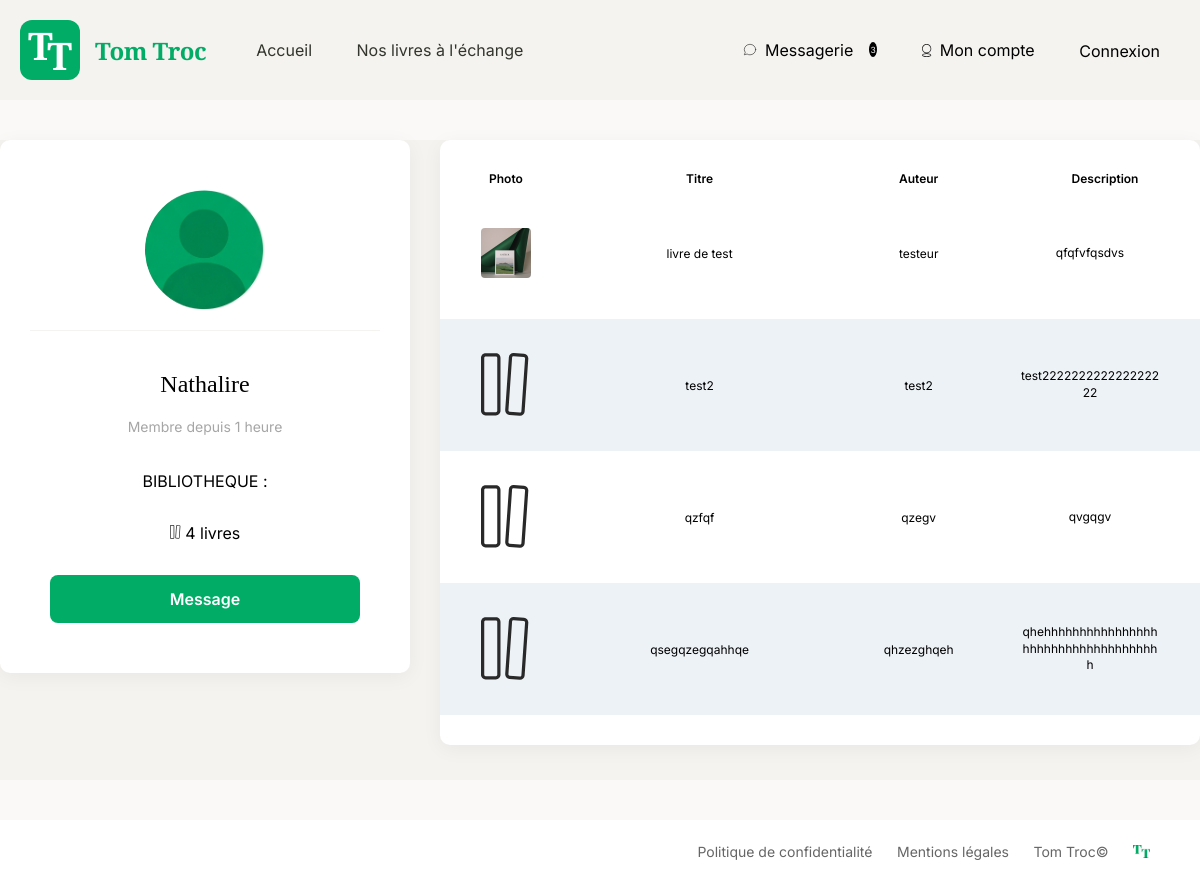
Screenshot of /index.php?action=showAccountPublic&id=25 (signed in) with the database file from the repository.
### tables this page shows
CREATE TABLE IF NOT EXISTS `users` (
  `user_id` int(11) NOT NULL AUTO_INCREMENT,
  `pseudo` varchar(256) NOT NULL,
  `email` varchar(256) NOT NULL,
  `password` varchar(256) NOT NULL,
  `picture` varchar(256) NOT NULL,
  `date_creation` datetime NOT NULL,
  PRIMARY KEY (`user_id`)
);

CREATE TABLE IF NOT EXISTS `books` (
  `id` int(11) NOT NULL AUTO_INCREMENT,
  `cover_picture` varchar(256) NOT NULL,
  `title` varchar(256) NOT NULL,
  `author` varchar(256) NOT NULL,
  `description` text NOT NULL,
  `fk_Id_User` int(11) NOT NULL,
  `status` varchar(128) NOT NULL,
  PRIMARY KEY (`id`),
  KEY `fk_Id_User` (`fk_Id_User`)
);

### app/controllers/Controller.php (called while the page is built, shortened)
<?php
abstract class Controller
{
public function render(string $viewName, array $data =[])
{
extract($data);
require_once 'app/views/partials/header.php';
require_once 'app/views/' . $viewName . '.php';
require_once 'app/views/partials/footer.php';
}
}

### app/controllers/accountController.php (called while the page is built, shortened)
<?php
require_once 'Controller.php';
class AccountController extends Controller
{
    public function showPublicUserAccount()
    {
        $userId = (int)($_GET['id'] ?? 0);
        $userManager = new UserManager();
        $userAccount = $userManager->getUserByID($userId);
        $bookCount = $userManager->countBooksByUser($userId);
        $bookManager = new BookManager();
        $userBooks = $bookManager->getAllBooksbyUser($userId);
        $this->render('accountPublic', ['userAccount'=>$userAccount, 'bookCount'=>$bookCount, 'userBooks'=>$userBooks]);
    }
}

### app/models/userManager.php (called while the page is built, shortened)
<?php
class UserManager
{
public function getUserByID(int $id) : ?User
{
        $db= DBConnect::getPDO();
        $sql = $db->prepare("SELECT * FROM users WHERE user_id = :id");
        $sql->execute(['id' =>$id]);
        $userDetail = $sql->fetch();
                return $userDetail ? new User($userDetail) : null;
    }
public function countBooksByUser(int $id) : int
{
    $db= DBConnect::getPDO();
    $sql = $db->prepare("SELECT COUNT(*) FROM books WHERE fk_Id_User = :id");
    $sql->execute(['id' => $id]);
    $count = $sql->fetchColumn();
    return (int)$count;
}
}

### app/autoloader.php (called while the page is built, shortened)
<?php
class Autoloader {
    public static function autoload($class){
        $sources = [
            'app/controllers/',
            'app/models/',
            'config/'
        ];
        foreach ($sources as $source) {
            $file = $source . $class . '.php';
            if (file_exists($file)) {
                return;
            }
        }
    }
}

### app/models/AbstractEntity.php (called while the page is built, shortened)
<?php
abstract class AbstractEntity
{
    protected function hydrate(array $data) : void
    {
        foreach ($data as $key => $value) {
            $method = 'set' . str_replace('_', '', ucwords($key, '_'));
        }
    }
}

### app/models/user.php (called while the page is built, shortened)
<?php
class User extends AbstractEntity
{
private int $userID;
private string $pseudo;
private string $picture;
private string $dateCreation;
public function getMemberSince():string
{
    $dateCreation= new DateTime($this->dateCreation);
    $now=new DateTime();
    $age= $now->diff($dateCreation);
    return $age->h . ($age->h>1 ? ' heures' : ' heure');
}
    public function getID(): ?int
        {
        return $this->userID;
        }
    public function getPseudo(): ?string
        {
        return $this->pseudo;}
    public function getPicture(): ?string
    {
        return $this->picture;
    }
    public function setUserId(?int $userID):void
    {
        $this->userID = $userID;
    }
    public function setPseudo(?string $pseudo):void
    {
        $this->pseudo = $pseudo;
    }
    public function setPicture(?string $picture):void
    {
        $this->picture = $picture;
    }
    public function setDateCreation(?string $dateCreation):void
    {
        $this->dateCreation = $dateCreation;
    }
}

### app/models/bookManager.php (called while the page is built, shortened)
<?php
class BookManager
{
public function getAllBooksbyUser(int $id): array
    {
        $allTheUserBooks = [];
        $db = DBConnect::getPDO();
        $request = $db->prepare('SELECT b.*, u.pseudo, u.picture, u.user_id FROM books b INNER JOIN users u ON b.fk_Id_User = u.user_id WHERE u.user_id = :id');
        $request->execute(['id'=>$id]);
        $allLines = $request->fetchAll();
        foreach($allLines as $line){
            $oneBook =new Book($line);
            $allTheUserBooks[]=$oneBook;
        }
        return $allTheUserBooks;
    }
}

### app/models/book.php (called while the page is built, shortened)
<?php
Class Book extends AbstractEntity
{
    private ?string $title = null;
    private ?string $author = null;
    private ?string $description = null;
    private ?string $coverPicture = null;
    public function getTitle(): ?string
        {
        return $this->title;}
    public function getAuthor(): ?string
        {
        return $this->author;}
    public function getdescription(): ?string
        {
        return $this->description;}
    public function getCoverPicture(): ?string
        {
        return $this->coverPicture;}
    public function setTitle(?string $title):void
        {
        $this->title = $title;
        }
    public function setAuthor(?string $author):void
    {
        $this->author = $author;
    }
    public function setDescription(?string $description):void
    {
        $this->description = $description;
    }
    public function setCoverPicture(?string $coverPicture):void
    {
        $this->coverPicture = $coverPicture;
    }
}

### app/views/accountPublic.php (the view)
<?php require_once 'app/views/partials/header.php'; ?>
<main class="account-main-container-public">
    <section class="account-container-public">
        <div class="books-grid-tex-public">
            <article class="text-card profile-summary-public">
                <div class="avatar-container-public">
                    <img src="public/assets/img/<?= $userAccount->getPicture() ?>" alt="Photo de profil">
                </div>
                <div class="profile-container-public">
                    <h2><?= htmlspecialchars($userAccount->getPseudo()) ?></h2>
                    <span class="membership-date">Membre depuis <?= htmlspecialchars($userAccount->getMemberSince()) ?></span>
                    <p> <br>BIBLIOTHEQUE : </p>
                    <p> <img src=public/assets/img/livresVector.svg  style="font-size: 14px;">  <?= $bookCount . (($bookCount > 1) ? ' livres' : ' livre') ?></p>
                    <a href="index.php?action=initiateDiscussion&id=<?= $userAccount->getID() ?>" class="btn-message">Message</a>
                </div>
            </article>
        </div>
    </section>
    <section class="account-bookCollection-public">
        <article class="text-card-table-public">
            <table>
                <thead>
                    <tr>
                        <th>Photo</th>
                        <th>Titre</th>
                        <th>Auteur</th>
                        <th>Description</th>
                    </tr>
                </thead>
                <tbody>
                    <?php if (empty($userBooks)): ?>
                        <tr>
                            <td colspan="6" style="text-align: center;">La bibliothèque est vide</td>
                        </tr>
                    <?php else: ?>
                        <?php foreach($userBooks as $book): ?>
                            <tr>
                                <td>
                                    <img src="public/assets/img/<?= $book->getCoverPicture() ?>" alt="Couverture" width="50">
                                </td>
                                <td><?= htmlspecialchars($book->getTitle()) ?></td>
                                <td><?= htmlspecialchars($book->getAuthor()) ?></td>
                                <td class="cell-description"><?= htmlspecialchars(strlen($book->getDescription()) > 90 ? substr($book->getDescription(), 0, 90) . '...' : $book->getDescription()) ?></td>
                            </tr>
                        <?php endforeach; ?>
                    <?php endif; ?>
                </tbody>
            </table>
        </article>
    </section>
</main>
<?php require_once 'app/views/partials/footer.php'; ?>

### public/assets/css/style.css (style rules this page uses)
body { background-color: rgba(245, 243, 239, 1); }
:root { --primary-green: #00AC66; --bg-light: #FAF9F7; --text-dark: #292929; --text-grey: #A6A6A6; --border-color: rgb(240, 240, 240); --background-color: rgba(245, 243, 239, 1) }
a { text-decoration: none; color: inherit; }
body { font-family: 'Inter', sans-serif; -webkit-font-smoothing: antialiased; font-weight: 400; }
h1, h2, .logo { font-family: 'Playfair Display', serif; font-weight: 400; }
body { margin: 0; font-family: 'Inter', sans-serif; background-color: var(--bg-light); }
.btn-message { display: block; width: 100%; box-sizing: border-box; height: 48px; background-color: #00AC66; color: #ffffff !important; border: none; border-radius: 8px; text-align: center; line-height: 48px; text-decoration: none; font-size: 16px; font-weight: 600; cursor: pointer; margin-top: 16px; }
.text-card { background-color: #ffffff; text-align: center; padding: 30px; min-width: 100px; min-height: 50px; border-radius: 10px; box-shadow: 0px 4px 20px rgba(0, 0, 0, 0.05); align-self: auto !important; display: flex; flex-direction: column; justify-content: center; }
.account-main-container-public { min-height: 80vh; width: 100%; max-width: 1400px; min-width: 1200; margin: 40px auto; display: flex; flex-direction: row; gap: 30px; align-items: flex-start; background-color: rgba(245, 243, 239, 1); }
.account-container-public { width: 100%; flex: 1; }
.profile-summary-public { display: flex; flex-direction: column; min-width:350px; border-radius: 8px; overflow: hidden; text-align: center; min-height: 100%; }
.avatar-container-public, .profile-container-public { flex: 1; display: flex; flex-direction: column; justify-content: center; align-items: center; padding: 20px; box-sizing: border-box; }
.avatar-container-public { border-bottom: 1px solid rgb(245, 243, 239,1); }
.avatar-container-public img { width: 120px; height: 120px; border-radius: 50%; object-fit: cover; overflow: hidden; }
.membership-date { color: rgba(166, 166, 166, 1); font-style: normal ; font-size: 14px; font-weight: 400; font: 'inter', serif; }
.account-bookCollection-public { width: 100%; flex: 2; min-height: 100%; }
.account-bookCollection-public table { width: 100%; border-collapse: collapse; align-items: center; }
.account-bookCollection-public table tbody tr:nth-of-type(even) { background-color: rgba(237, 242, 246, 1); }
.text-card-table-public { font: 'inter', serif; font-size: 12px; font-weight: 400; background-color: #ffffff; padding: 30px 0px; border-radius: 10px; box-shadow: 0px 4px 20px rgba(0, 0, 0, 0.05); display: block !important; width: 100% !important; box-sizing: border-box !important; }
.text-card-table-public table { width: 100% !important; max-width: 100% !important; display: table !important; border-collapse: collapse; }
.text-card-table-public th { text-align: center; font-weight: 600; background-color: #ffffff; }
.text-card-table-public td { text-align: center; vertical-align: middle; min-height: 130px; height: 130px; }
.text-card-table-public td img { display: inline-block; vertical-align: middle; margin: 0 auto; border-radius: 4px; }
.text-card-table-public .cell-description { width: 25%; padding-right: 40px; padding-left: 10px; box-sizing: border-box; word-wrap: break-word; overflow-wrap: break-word; }
.text-card { background-color: #ffffff; padding: 30px; border-radius: 10px; box-shadow: 0px 4px 20px rgba(0, 0, 0, 0.05); flex: 1; display: flex; flex-direction: column; }
.cell-description { max-width: 200px; width: 25%; word-wrap: break-word; word-break: break-word; box-sizing: border-box; line-height: 1.4; text-align: start; padding-right: 50px; padding-left: 50px; }

### rows the page displays
users: picture (placeholder picture), pseudo "Nathalire", date_creation "1 heure"
books: cover_picture (picture), title "livre de test", author "testeur", description "qfqfvfqsdvs"
books: cover_picture (picture), title "test2", author "test2", description "test222222222222222222"
books: cover_picture (picture), title "qzfqf", author "qzegv", description "qvgqgv"
books: cover_picture (picture), title "qsegqzegqahhqe", author "qhzezghqeh", description "qhehhhhhhhhhhhhhhhhhhhhhhhhhhhhhhhhhhhh"

### other values shown
$unreadCount "3"
$bookCount "4"
